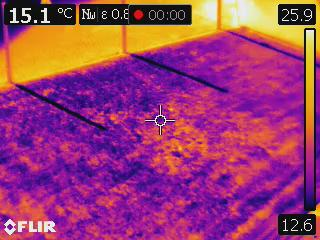
%> input picture frames/frame1.jpg, 320 x 240 px
$ octave --eval "frameAnalysis;"   (GNU Octave 9; MATLAB toolbox functions it lacks are replaced by stand-ins)
%> lines starting %> are read from the running program, lines starting %| are printed output that depends on the picture; in (x1, y1, x2, y2) boxes, pixels count from 0 and x2, y2 are one past the last pixel; in counts of white or black regions, pixels touching at a corner belong together; the program's own positions count from 1
% bwperim
% Outlines perimeter of objects in binary image
% https://uk.mathworks.com/help/images/detecting-a-cell-using-image-segmentation.html

function frameAnalysis()
% Detect Cell Using Edge Detection and Morphology
% This example shows how to detect a cell using edge detection and
% basic morphology. An object can be easily detected in an image if
% the object has sufficient contrast from the background.

%% Step 1: Read Image
% Read in the "frame" image of a random frame from the video data.
% It contains the readings for the recorded object/area(pathway).
% The goal is to detect, or segment, the different features present in the
% frame.
Iraw = imread('./frames/frame1.jpg');
%> Iraw is the input picture: size 240x320x3 uint8; mean R, G, B 154.4, 59.4, 112.8

I = rgb2gray(Iraw);
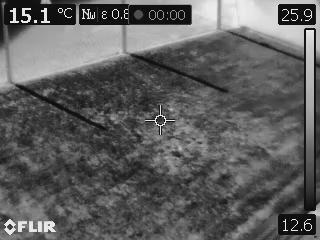
%> I: size 240x320 uint8; min 0, max 255, mean 93.9

%% Step 2: Detect Entire Cell
% The object to be segmented differs greatly in contrast from the
% background image. Changes in contrast can be detected by operators
% that calculate the gradient of an image. To create a binary mask
% containing the segmented cell, calculate the gradient image and apply
% a threshold.
% Use edge and the Sobel operator to calculate the threshold value.
% Tune the threshold value and use edge again to obtain a binary mask
% that contains the segmented cell.
[~,threshold] = edge(I,'sobel');
%> threshold = 0.153
fudgeFactor = 0.5;
% Binary gradient mask
BWs = edge(I,'sobel',threshold * fudgeFactor);
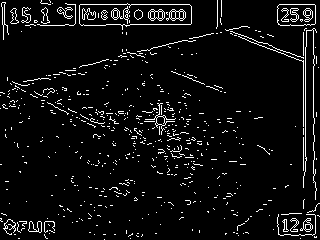
%> BWs: size 240x320 logical; 5.8% white in thin lines or dots


%% Step 3: Dilate the Image
% The binary gradient mask shows lines of high contrast in the image.
% These lines do not quite delineate the outline of the object of
% interest. Compared to the original image, there are gaps in the
% lines surrounding the object in the gradient mask. These linear gaps
% will disappear if the Sobel image is dilated using linear structuring
% elements. Create two perpindicular linear structuring elements by
% using strel function.
se90 = strel('line',3,90);
se0 = strel('line',3,0);

% Dilate the binary gradient mask using the vertical structuring
% element followed by the horizontal structuring element. The imdilate
% function dilates the image.
BWsdil = imdilate(BWs,[se90 se0]);
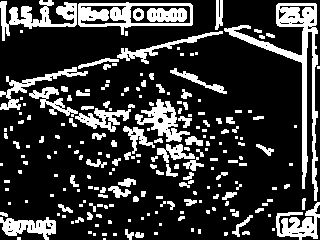
%> BWsdil: size 240x320 logical; 22% white; 215 white regions (116 under 20 px), largest, box (x1, y1, x2, y2) and area: (224, 3, 318, 201) 2844, (78, 2, 193, 35) 1408, (0, 0, 77, 41) 1215
imshow(BWsdil)
title('Dilated Gradient Mask')

%% Step 4: Fill Interior Gaps
% The dilated gradient mask shows the outline of the cell quite nicely,
% but there are still holes in the interior of the cell. To fill these
% holes, use the imfill function.
BWdfill = imfill(BWsdil,'holes');
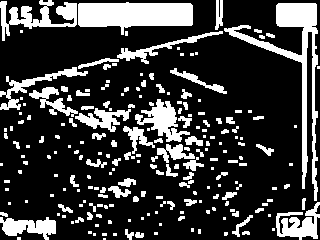
%> BWdfill: size 240x320 logical; 23.5% white; 213 white regions (116 under 20 px), largest, box (x1, y1, x2, y2) and area: (224, 3, 318, 201) 3011, (78, 2, 193, 35) 2707, (0, 0, 77, 41) 1246
imshow(BWdfill)
title('Binary Image with Filled Holes')

%% Step 5: Remove Connected Objects on Border
% % The cell of interest has been successfully segmented, but it is not
% % the only object that has been found. Any objects that are connected
% % to the border of the image can be removed using the imclearborder
% % function. To remove diagonal connections, set the connectivity in
% % the imclearborder function to 4.
% BWnobord = imclearborder(BWdfill,4);
% imshow(BWnobord)
% title('Cleared Border Image')


%% Step 6: Smooth the Object
% Finally, in order to make the segmented object look natural, smooth
% the object by eroding the image twice with a diamond structuring
% element. Create the diamond structuring element using the strel
% function.
seD = strel('diamond',1);
%> (the run ends here)

$ run again, with frames/frame111.jpg copied over frames/frame1.jpg
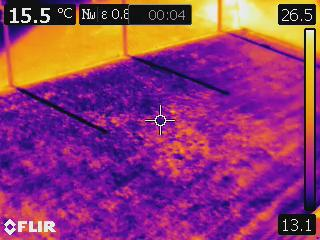
%> input picture frames/frame111.jpg, 320 x 240 px
%> in frameAnalysis, Iraw is the input picture: size 240x320x3 uint8; mean R, G, B 143.1, 56.3, 114.9
%> in frameAnalysis, `I = rgb2gray(Iraw);`:
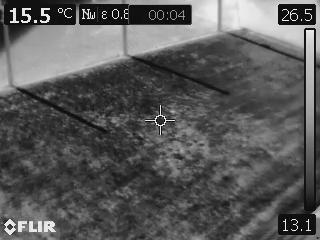
%> I: size 240x320 uint8; min 0, max 255, mean 88.9
%> threshold = 0.149
%> BWs: size 240x320 logical; 5.2% white in thin lines or dots
%> BWsdil: size 240x320 logical; 19% white; 185 white regions (106 under 20 px), largest, box (x1, y1, x2, y2) and area: (224, 3, 318, 201) 2839, (78, 0, 193, 37) 1461, (0, 0, 77, 41) 1170
%> in frameAnalysis, `BWdfill = imfill(BWsdil,'holes');`:
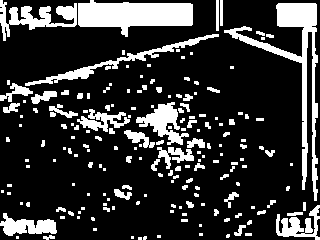
%> BWdfill: size 240x320 logical; 20.6% white; 184 white regions (106 under 20 px), largest, box (x1, y1, x2, y2) and area: (224, 3, 318, 201) 3011, (78, 0, 193, 37) 2770, (0, 0, 77, 41) 1202
